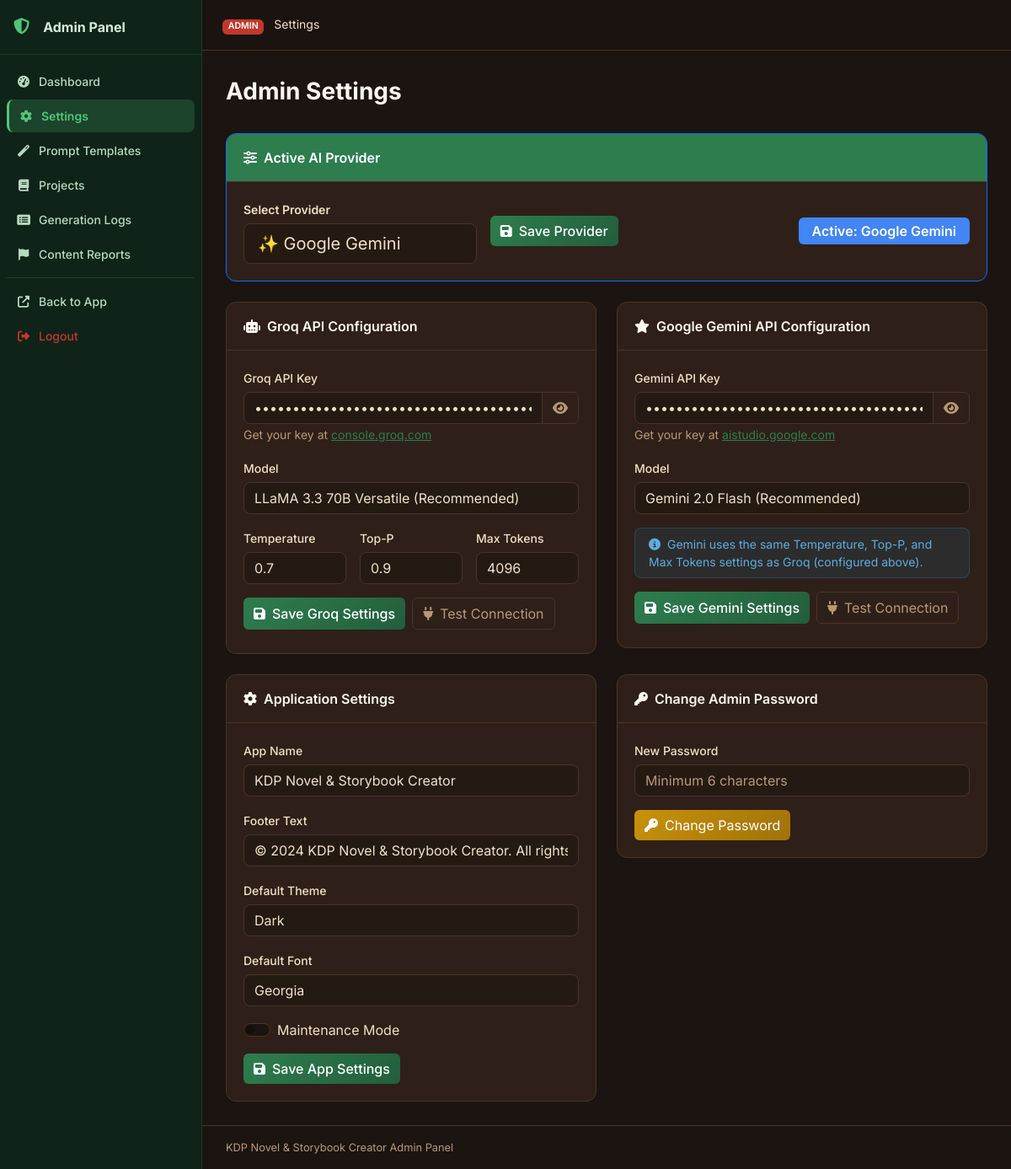
Page /julisunkan/settings (signed in) on the earlier database version.
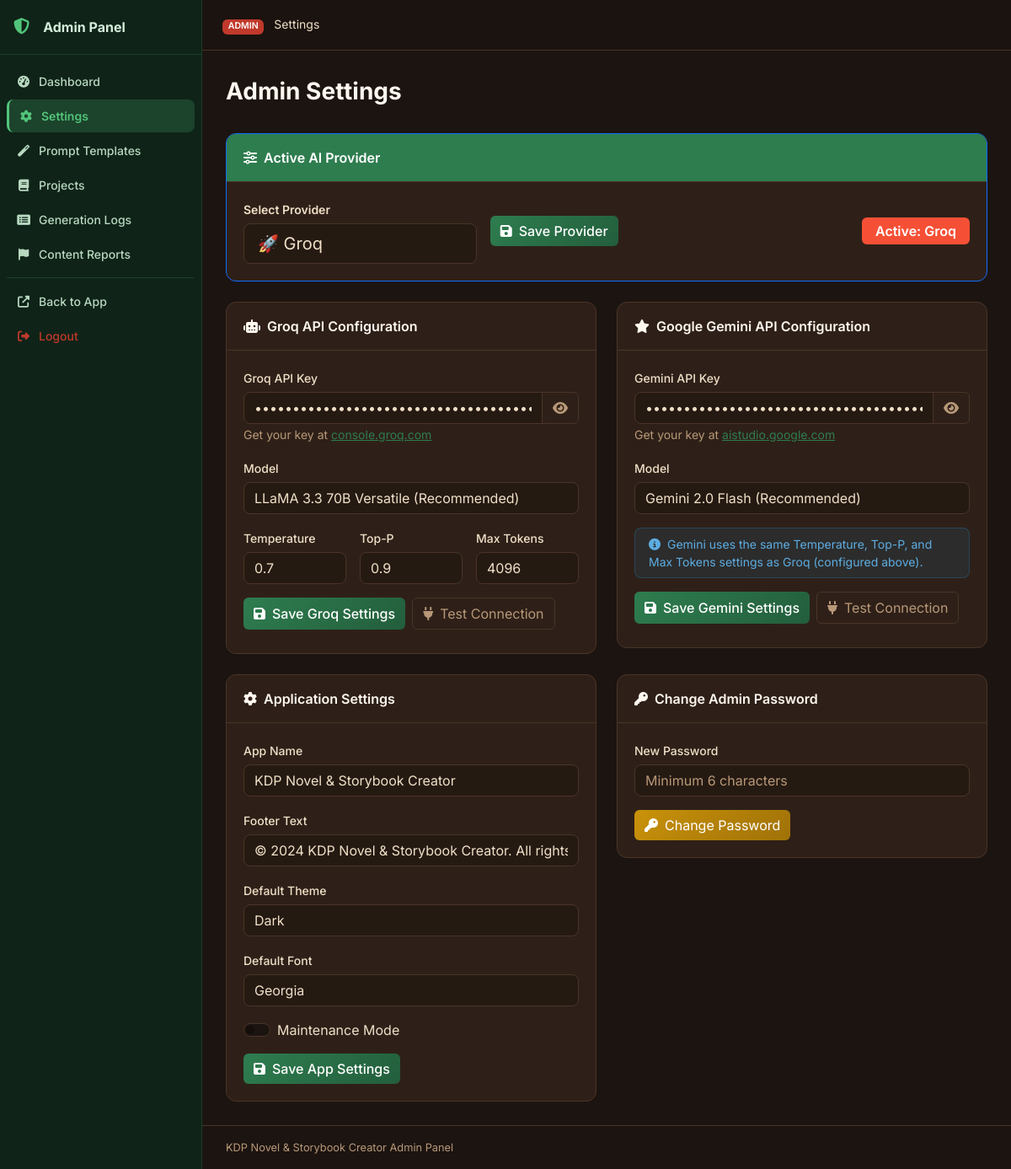
Same page on the later database version.
### tables this page shows
CREATE TABLE settings (
    id INTEGER PRIMARY KEY AUTOINCREMENT,
    key TEXT UNIQUE NOT NULL,
    value TEXT,
    updated_at TIMESTAMP DEFAULT CURRENT_TIMESTAMP
);

### routes/admin.py (the view, shortened to what this page needs)
@bp.route('/settings', methods=['GET', 'POST'])
@admin_required
def settings():
    db = get_db()
    current_settings = {}
    rows = db.execute('SELECT key, value FROM settings').fetchall()
    for row in rows:
        current_settings[row['key']] = row['value']
    groq_models = [
        ('llama-3.3-70b-versatile', 'LLaMA 3.3 70B Versatile (Recommended)'),
        ('llama-3.1-70b-versatile', 'LLaMA 3.1 70B Versatile'),
        ('llama-3.1-8b-instant', 'LLaMA 3.1 8B Instant (Fast)'),
        ('llama3-groq-70b-8192-tool-use-preview', 'LLaMA 3 Groq 70B Tool Use'),
        ('gemma2-9b-it', 'Gemma 2 9B'),
    ]
    gemini_models = [
        ('gemini-2.0-flash', 'Gemini 2.0 Flash (Recommended)'),
        ('gemini-2.0-flash-lite', 'Gemini 2.0 Flash Lite (Fast)'),
        ('gemini-2.5-flash', 'Gemini 2.5 Flash'),
        ('gemini-1.5-pro', 'Gemini 1.5 Pro'),
        ('gemini-1.5-flash', 'Gemini 1.5 Flash'),
    ]
    return render_template('admin/settings.html', s=current_settings,
                           groq_models=groq_models, gemini_models=gemini_models)

### database/__init__.py (called while the page is built)
def get_db():
    if 'db' not in g:
        db_path = current_app.config['DATABASE']
        os.makedirs(os.path.dirname(db_path), exist_ok=True)
        g.db = sqlite3.connect(db_path)
        g.db.row_factory = sqlite3.Row
        g.db.execute('PRAGMA foreign_keys = ON')
        g.db.execute('PRAGMA journal_mode = WAL')
    return g.db

### utils/helpers.py (called while the page is built)
def admin_required(f):
    @wraps(f)
    def decorated(*args, **kwargs):
        if not session.get('admin_logged_in'):
            return redirect(url_for('admin.login'))
        return f(*args, **kwargs)
    return decorated

def get_setting(db, key, default=''):
    row = db.execute('SELECT value FROM settings WHERE key = ?', (key,)).fetchone()
    return row['value'] if row else default

### templates/admin/settings.html (shortened to what the changed rows need)
{% extends "admin/base.html" %}
{% block admin_content %}
<div class="page-header">
  <h1 class="page-title">Admin Settings</h1>
</div>
<div class="row g-4">
  <div class="col-12">
    <div class="card form-card border-primary">
      <div class="card-body">
        <form method="POST" id="providerForm">
          <div class="row align-items-center g-3">
            <div class="col-md-4">
              <label class="form-label fw-semibold">Select Provider</label>
              <select name="active_provider" class="form-select form-select-lg" id="activeProvider" onchange="updateProviderBadge()">
                <option value="groq" {% if s.get('active_provider','groq') == 'groq' %}selected{% endif %}>🚀 Groq</option>
                <option value="gemini" {% if s.get('active_provider') == 'gemini' %}selected{% endif %}>✨ Google Gemini</option>
              </select>
            </div>
            <div class="col-md-4 text-end">
              <span class="badge fs-6 px-3 py-2" id="providerBadge"
                style="background:{% if s.get('active_provider')=='gemini' %}#4285f4{% else %}#f55036{% endif %}">
                Active: {% if s.get('active_provider')=='gemini' %}Google Gemini{% else %}Groq{% endif %}
              </span>
            </div>
          </div>
        </form>
      </div>
    </div>
  </div>
</div>
{% endblock %}

Differences in the rows shown:
changed settings: active_provider "✨ Google Gemini" → "🚀 Groq"; value "gemini" → "groq" (drawn)
Other differences:
text no longer shown: "Google Gemini"
text now shown: "Groq"
